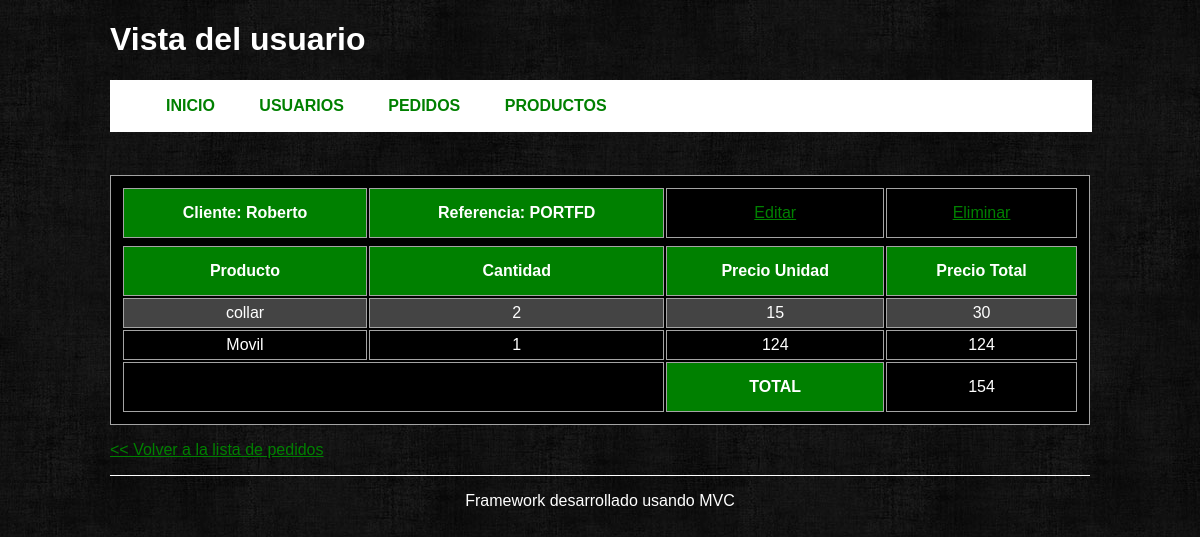
The page /order/view/3 on the database its author committed.
### tables this page shows
CREATE TABLE IF NOT EXISTS `usuarios` (
  `id` int(10) NOT NULL AUTO_INCREMENT,
  `dni` varchar(9) NOT NULL,
  `nombre` varchar(20) NOT NULL,
  `apellidos` varchar(50) NOT NULL,
  PRIMARY KEY (`id`)
);

CREATE TABLE IF NOT EXISTS `pedidos` (
  `id` int(11) NOT NULL AUTO_INCREMENT,
  `referencia` varchar(6) NOT NULL,
  `id_usuario` int(10) NOT NULL,
  PRIMARY KEY (`id`)
);

CREATE TABLE IF NOT EXISTS `productos` (
  `id` int(11) NOT NULL AUTO_INCREMENT,
  `nombre` varchar(30) NOT NULL,
  `precio` int(4) NOT NULL,
  PRIMARY KEY (`id`)
);

CREATE TABLE IF NOT EXISTS `pedidos_productos` (
  `id` int(11) NOT NULL AUTO_INCREMENT,
  `id_pedido` int(10) NOT NULL,
  `id_producto` int(11) NOT NULL,
  `cantidad` int(2) NOT NULL,
  PRIMARY KEY (`id`)
);

### controllers/orderController.php (called while the page is built, shortened)
<?php
class orderController extends Controller {
    private $_order;
    public function __construct () {
        $this->_order = $this->loadModel('order');
    }
    public function view($orderid) {
        $this->_view->order = $this->_order->getOrderById($orderid);
        $this->_view->title = "Vista del usuario";
        $this->_view->render('view');
    }
}

### index.php (called while the page is built, shortened)
<?php
require_once APP_PATH . 'Controller.php';
require_once APP_PATH . 'Model.php';
try{
    Bootstrap::run(new Request);
}catch(Exception $e){
    echo $e->getMessage();;
}
?>

### application/Model.php (called while the page is built, shortened)
<?php
class Model {
    public function __construct() {
        $this->_db = new Database();
    }
}

### models/orderModel.php (called while the page is built, shortened)
<?php
class orderModel extends Model {
    public function getOrderById($id) {
        $order = $this->_db->prepare(
               "SELECT
                pedidos.id, pedidos.referencia, pedidos_productos.cantidad,
                usuarios.nombre as usuario, usuarios.id as usuario_id,
                productos.nombre, productos.precio,
                (pedidos_productos.cantidad * productos.precio) AS precio_total
                FROM    pedidos, pedidos_productos, productos, usuarios
                WHERE   pedidos_productos.id_pedido = ?
                AND     pedidos.id = ?
                AND     pedidos_productos.id_producto = productos.id
                AND     usuarios.id = pedidos.id_usuario"
                );
        $order->bindParam(1, $id, PDO::PARAM_INT);
        $order->bindParam(2, $id, PDO::PARAM_INT);
        $order->execute();
        return $order->fetchall(PDO::FETCH_ASSOC);
    }
}

### application/Controller.php (called while the page is built, shortened)
<?php
abstract class Controller {
    protected function loadModel($model) {
        $model = $model . 'Model';
        $pathModel = ROOT . 'models' . DS . $model . '.php';
        if(is_readable($pathModel)) {
            $model = new $model;
            return $model;
        }
        else {
            throw new Exception("Error de Modelo");
        }
    }
}

### views/order/view.phtml (the view, shortened to what this page needs)
<?php if(isset($this->order)  && count($this->order)): ?>
<table>
    <tr>
        <th>
            <a href="<?php echo BASE_URL ?>user/view/<?php echo $this->order[0]['usuario_id'] ?>">Cliente: <?php  echo $this->order[0]['usuario']?></a></th>
        <th>Referencia: <?php echo $this->order[0]['referencia'] ?></th>
        <td>
            <a href="<?php echo BASE_URL . 'order/edit/' . $this->order[0]['id']; ?>">Editar</a>
        </td>
        <td>
            <a href="<?php echo BASE_URL . 'order/delete/' . $this->order[0]['id']; ?>">Eliminar</a>
        </td>
    </tr>
    <tr>
        <th>Producto</th>
        <th>Cantidad</th>
        <th>Precio Unidad</th>
        <th>Precio Total</th>
    </tr>
    <?php
        $total = 0;
        foreach ($this->order as $order):
    ?>
    <tr id="cuerpo">
        <?php $total += $order['precio_total'];?>
        <td><?php echo $order['nombre']?></td>
        <td><?php echo $order['cantidad']?></td>
        <td><?php echo $order['precio']?></td>
        <td><?php echo $order['precio_total']?></td>
    </tr>
<?php endforeach; ?>
    <tr>
        <td colspan="2">&nbsp;</td>
        <th>TOTAL</th>
        <td><?php echo $total ?></td>
    </tr>
</table>
<?php else: ?>
    <p><strong>No hay datos en la base de datos</strong></p>
<?php endif; ?>
<p><a href="<?php echo BASE_URL . 'order' ?>">&lt;&lt; Volver a la lista de pedidos</a></p>

### views/layout/default/css/style.css (style rules this page uses)
body { color: white; background: transparent url('../img/fondo.jpeg') repeat; font-family: Arial, Helvetica, Verdana; }
a, a:visited { color:green; }
table { width: 980px; text-align: center; background: black; border: 1px solid #A4A4A4; border-collapse: separate; padding: 10px }
th a, th a:visited { color:white; text-decoration: none }
td { padding: 5px; border: 1px solid #A4A4A4; border-collapse: separate; }
th { padding: 15px; background: green; border: 1px solid #A4A4A4; border-collapse: separate; }
#cuerpo:nth-child(2n) { background: #444 }

### rows shown on the page
usuarios: nombre "Roberto"
pedidos: referencia "PORTFD", productos.nombre "collar", pedidos_productos.cantidad "2", productos.precio "15", precio_total "30", productos.nombre "Movil", pedidos_productos.cantidad "1", productos.precio "124", precio_total "124"

### other values the page prints
$this->title "Vista del usuario"
$layoutParams['menu'][$i]['title'] "INICIO"
$layoutParams['menu'][$i]['title'] "USUARIOS"
$layoutParams['menu'][$i]['title'] "PEDIDOS"
$layoutParams['menu'][$i]['title'] "PRODUCTOS"
$total "154"
